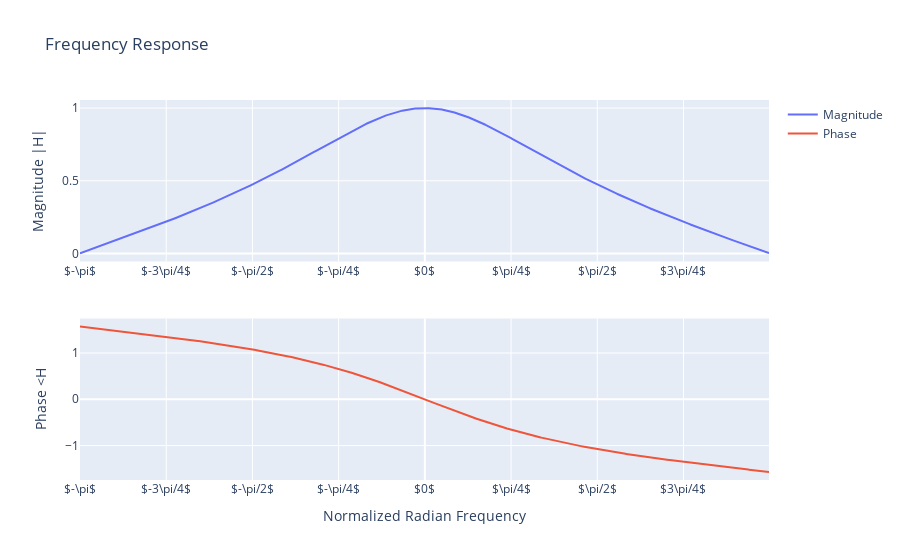

The cell this chart's notebook holds for it:
### Markdown cell above
1.3 Let's see the frequency response of this filter:

### Code cell
# Write your code here
r = 0.3
G=(1-r)/2

#explicar agustina que es esto
b = [G, G]
a = [1, -r]

ww = np.arange(-np.pi, np.pi, np.pi/500)
_, HH = signal.freqz(b, a, ww)

plot_frequency_response(ww, HH)

### Figure 1 — Plotly figure (JSON) as saved in the notebook; plotly's stock layout.template omitted (floating-point values rounded to 4 significant figures; data arrays with more than 128 entries replaced by an {"elided": "..."} marker saying what was removed)
{"data": [{"name": "Magnitude", "type": "scatter", "x": {"elided": "1000 float values"}, "xaxis": "x", "y": {"elided": "1000 float values"}, "yaxis": "y"}, {"name": "Phase", "type": "scatter", "x": {"elided": "1000 float values"}, "xaxis": "x2", "y": {"elided": "1000 float values"}, "yaxis": "y2"}], "layout": {"title": {"text": "Frequency Response"}, "xaxis": {"anchor": "y", "domain": [0, 1], "tickmode": "array", "ticktext": ["$-\\pi$", "$-3\\pi/4$", "$-\\pi/2$", "$-\\pi/4$", "$0$", "$\\pi/4$", "$\\pi/2$", "$3\\pi/4$", "$\\pi$"], "tickvals": [-3.142, -2.356, -1.571, -0.7854, 0, 0.7854, 1.571, 2.356, 3.142]}, "xaxis2": {"anchor": "y2", "domain": [0, 1], "tickmode": "array", "ticktext": ["$-\\pi$", "$-3\\pi/4$", "$-\\pi/2$", "$-\\pi/4$", "$0$", "$\\pi/4$", "$\\pi/2$", "$3\\pi/4$", "$\\pi$"], "tickvals": [-3.142, -2.356, -1.571, -0.7854, 0, 0.7854, 1.571, 2.356, 3.142], "title": {"text": "Normalized Radian Frequency"}}, "yaxis": {"anchor": "x", "domain": [0.575, 1], "title": {"text": "Magnitude |H|"}}, "yaxis2": {"anchor": "x2", "domain": [0, 0.425], "title": {"text": "Phase <H"}}}}
